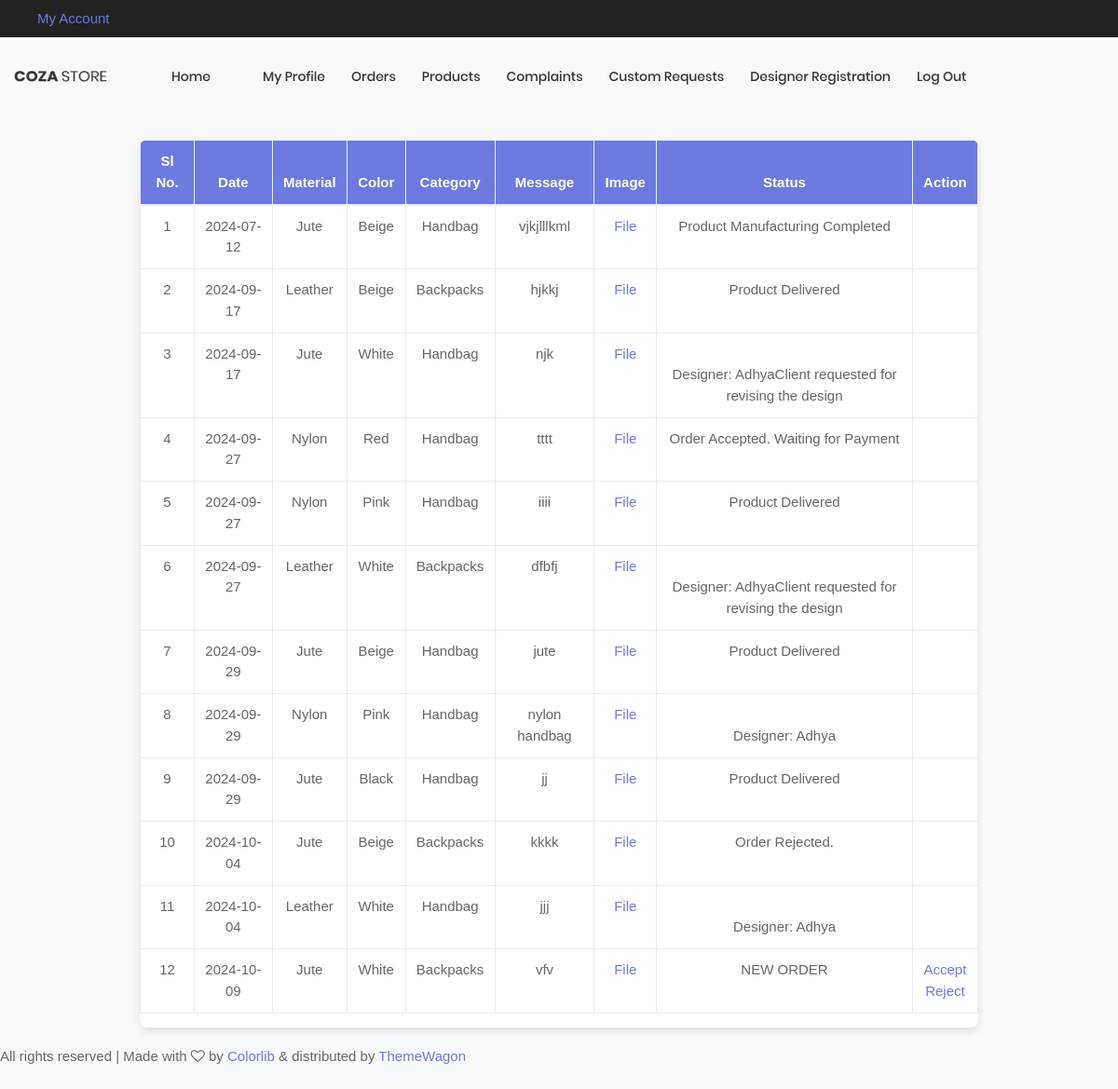
Page /PROJECT/Manufacturer/Customization.php (signed in) on the committed database.
### tables this page shows
CREATE TABLE `tbl_request` (
  `request_id` int(11) NOT NULL,
  `material_id` int(11) NOT NULL,
  `category_id` int(11) NOT NULL,
  `color_id` int(11) NOT NULL,
  `request_content` varchar(500) NOT NULL,
  `request_date` varchar(10) NOT NULL,
  `request_amount` int(11) NOT NULL,
  `user_id` int(11) NOT NULL,
  `manufacturer_id` int(11) NOT NULL,
  `request_status` int(11) NOT NULL DEFAULT 0,
  `request_file` varchar(100) NOT NULL
);

CREATE TABLE `tbl_material` (
  `material_id` int(11) NOT NULL,
  `material_name` varchar(30) NOT NULL
);

CREATE TABLE `tbl_color` (
  `color_id` int(11) NOT NULL,
  `color_name` varchar(30) NOT NULL
);

CREATE TABLE `tbl_category` (
  `category_id` int(11) NOT NULL,
  `category_name` varchar(50) NOT NULL
);

CREATE TABLE `tbl_designer` (
  `designer_id` int(11) NOT NULL,
  `designer_name` varchar(30) NOT NULL,
  `designer_email` varchar(30) NOT NULL,
  `designer_contact` varchar(10) NOT NULL,
  `designer_password` varchar(10) NOT NULL,
  `designer_address` varchar(100) NOT NULL,
  `designer_photo` varchar(100) NOT NULL,
  `place_id` int(11) NOT NULL,
  `manufacturer_id` int(11) NOT NULL
);

### PROJECT/Manufacturer/Customization.php (the view, shortened to what this page needs)
<?php
include("../Assets/Connection/connection.php");
include("Head.php");
		?>
<!DOCTYPE html PUBLIC "-//W3C//DTD XHTML 1.0 Transitional//EN" "http://www.w3.org/TR/xhtml1/DTD/xhtml1-transitional.dtd">
<html xmlns="http://www.w3.org/1999/xhtml">
<head>
</head>
<body>
<div class="table-container">
    <table class="table table-bordered">
        <thead>
            <tr>
                <th>Sl No.</th>
                <th>Date</th>
                <th>Material</th>
                <th>Color</th>
                <th>Category</th>
                <th>Message</th>
                <th>Image</th>
                <th>Status</th>
                <th>Action</th>
            </tr>
        </thead>
        <tbody>
            <?php
            $i = 0;
            $selQry = "SELECT * FROM tbl_request r
                        INNER JOIN tbl_material m ON r.material_id = m.material_id
                        INNER JOIN tbl_color c ON r.color_id = c.color_id
                        INNER JOIN tbl_category ct ON r.category_id = ct.category_id
                        WHERE r.manufacturer_id = " . $_SESSION['mid'];
            $result = $Con->query($selQry);
            while ($row = $result->fetch_assoc()) {
                $i++;
            ?>
                <tr>
                    <td><?php echo $i; ?></td>
                    <td><?php echo $row['request_date']; ?></td>
                    <td><?php echo $row['material_name']; ?></td>
                    <td><?php echo $row['color_name']; ?></td>
                    <td><?php echo $row['category_name']; ?></td>
                    <td><?php echo $row['request_content']; ?></td>
                    <td><a href="../Assets/Files/User/CustomDesign/<?php echo $row['request_file']; ?>" target="_blank" rel="noopener noreferrer">File</a></td>
                    <td><?php
                        if ($row['request_status'] == 0) {
                            echo "NEW ORDER";
                        } else if ($row['request_status'] == 1) {
                            echo "Order Accepted. Waiting for Payment";
                        } else if ($row['request_status'] == 2) {
                            echo "Order Rejected.";
                        } else if ($row['request_status'] == 3) {
                            echo "Advance Payment Successful. Assign a Designer";
                        } else if ($row['request_status'] == 4) {
                            $selDes = "SELECT * FROM tbl_assign a
                                        INNER JOIN tbl_designer d ON d.designer_id = a.designer_id
                                        WHERE request_id = " . $row['request_id'];
                            $resDes = $Con->query($selDes);
                            $datDes = $resDes->fetch_assoc();
                            echo "<br>Designer: " . $datDes['designer_name'];
                            if ($datDes['assign_status'] == 1) {
                                echo "Design Submitted";
                            } else if ($datDes['assign_status'] == 2) {
                                echo "Design Accepted by the Client";
                            } else if ($datDes['assign_status'] == 3) {
                                echo "Client requested for revising the design";
                            }
                        } else if ($row['request_status'] == 5) {
                            echo "Product Manufacturing Completed";
                        } else if ($row['request_status'] == 6) {
                            echo "Payment Complete";
                        } else if ($row['request_status'] == 7) {
                            echo "Product Delivered";
                        }
                        ?></td>
                    <td><?php
                        if ($row['request_status'] == 0) {
                            echo '<a href="#" onclick="acceptReq(\'' . $row['request_id'] . '\')">Accept</a><br>';
                            echo '<a href="Customization.php?rid=' . $row['request_id'] . '&st=2">Reject</a>';
                        }
                        ?></td>
                </tr>
            <?php
            }
            ?>
        </tbody>
    </table>
</div>
</body>
<?php
include("Foot.php");
?>

### PROJECT/Manufacturer/Customization.php (style rules this page uses)
body { background-color: #f8f9fa; }
.table-container { margin: 20px auto; max-width: 900px; background: white; border-radius: 8px; overflow: hidden; box-shadow: 0 4px 8px rgba(0, 0, 0, 0.1); }
table { border-collapse: collapse; }
th, td { text-align: center; vertical-align: middle; }
th { background-color: #6c7ae0; color: white; }
a { color: #6c7ae0; }

### rows in the picture
tbl_request: request_date "2024-07-12", material.material_name "Jute", color.color_name "Beige", category.category_name "Handbag", request_content "vjkjlllkml", request_status "Product Manufacturing Completed"
tbl_request: request_date "2024-09-17", material.material_name "Leather", color.color_name "Beige", category.category_name "Backpacks", request_content "hjkkj", request_status "Product Delivered"
tbl_request: request_date "2024-09-17", material.material_name "Jute", color.color_name "White", category.category_name "Handbag", request_content "njk", tbl_designer.designer_name "Adhya", shows "Client requested for revising the design"
tbl_request: request_date "2024-09-27", material.material_name "Nylon", color.color_name "Red", category.category_name "Handbag", request_content "tttt", request_status "Order Accepted. Waiting for Payment"
tbl_request: request_date "2024-09-27", material.material_name "Nylon", color.color_name "Pink", category.category_name "Handbag", request_content "iiii", request_status "Product Delivered"
tbl_request: request_date "2024-09-27", material.material_name "Leather", color.color_name "White", category.category_name "Backpacks", request_content "dfbfj", tbl_designer.designer_name "Adhya", shows "Client requested for revising the design"
tbl_request: request_date "2024-09-29", material.material_name "Jute", color.color_name "Beige", category.category_name "Handbag", request_content "jute", request_status "Product Delivered"
tbl_request: request_date "2024-09-29", material.material_name "Nylon", color.color_name "Pink", category.category_name "Handbag", request_content "nylon handbag", tbl_designer.designer_name "Adhya"
tbl_request: request_date "2024-09-29", material.material_name "Jute", color.color_name "Black", category.category_name "Handbag", request_content "jj", request_status "Product Delivered"
tbl_request: request_date "2024-10-04", material.material_name "Jute", color.color_name "Beige", category.category_name "Backpacks", request_content "kkkk", request_status "Order Rejected."
tbl_request: request_date "2024-10-04", material.material_name "Leather", color.color_name "White", category.category_name "Handbag", request_content "jjj", tbl_designer.designer_name "Adhya"
tbl_request: request_date "2024-10-09", material.material_name "Jute", color.color_name "White", category.category_name "Backpacks", request_content "vfv", request_status "NEW ORDER"
